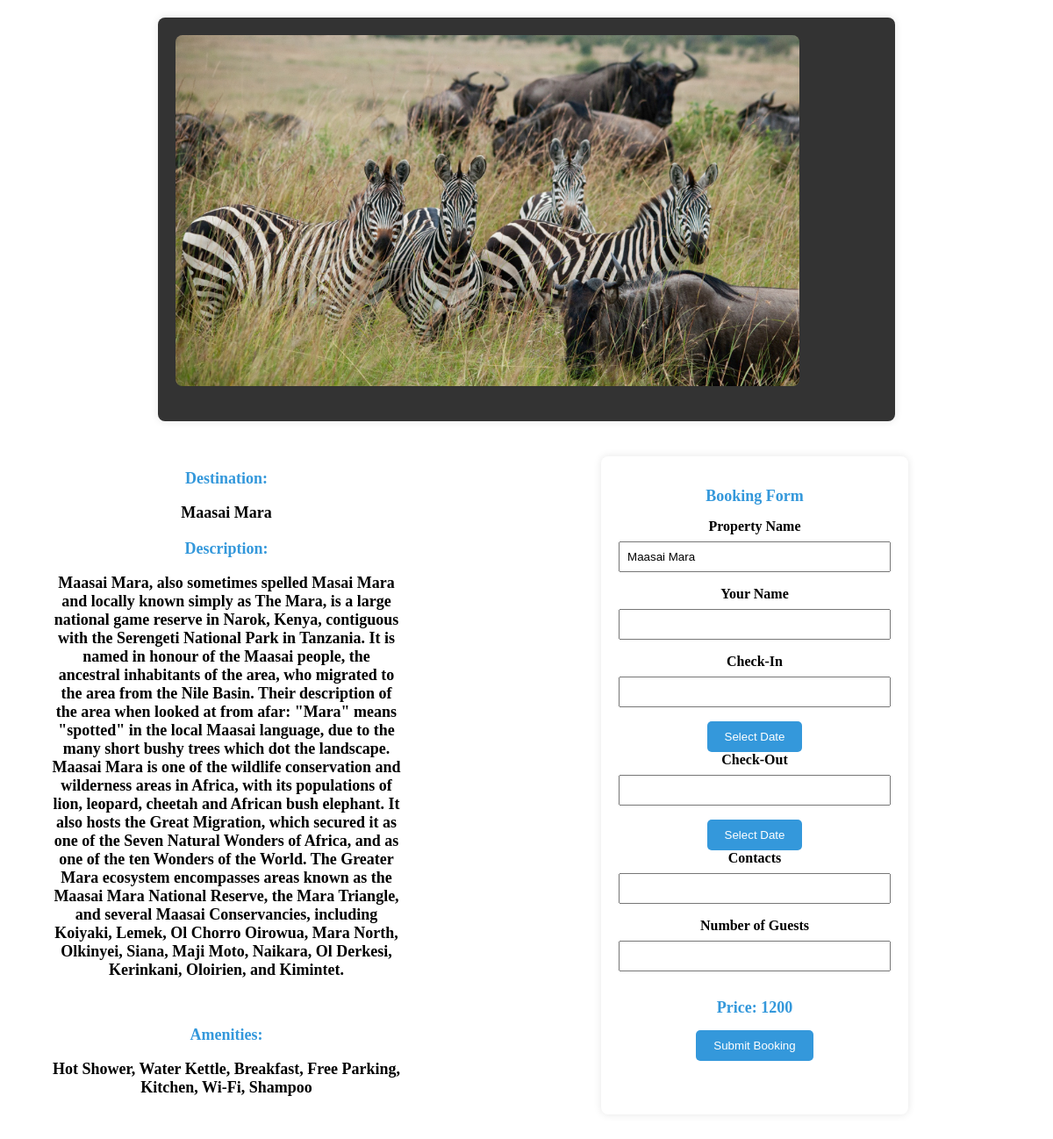
Page /booking_destination/ on the committed database.
### tables this page shows
CREATE TABLE destinations (
            id INTEGER PRIMARY KEY,
            destination_name TEXT NOT NULL,
            destination_image BLOB NOT NULL,
            description TEXT NOT NULL,
            thumbnail BLOB NOT NULL,
            img1 BLOB NOT NULL,
            img2 BLOB NOT NULL,
            img3 BLOB NOT NULL,
            img4 BLOB NOT NULL,
            Price INTEGER NOT NULL,
            Amenities TEXT NOT NULL,
            admin_id INTEGER NOT NULL,
            Type TEXT NOT NULL,
            FOREIGN KEY (admin_id) REFERENCES admins (id)
        );

### app.py (the view)
@app.route('/booking_destination/', defaults={'destination_id': None})
@app.route('/booking_destination/<int:destination_id>')
def destination_booking(destination_id):
    try:
        with sqlite3.connect('users.db') as connection:
            cursor = connection.cursor()
            if destination_id is None:
                cursor.execute("SELECT id FROM destinations ORDER BY RANDOM() LIMIT 1")
                destination_id = cursor.fetchone()[0]
            cursor.execute("SELECT * FROM destinations WHERE id=?", (destination_id,))
            destinations_data = cursor.fetchone()
        if destinations_data:
            return render_template('destination_booking.html', destinations_data=destinations_data)
        else:
            return render_template('error.html', error='destination not found')
    except Exception as e:
        print(f"Error fetching destination information: {e}")
        return render_template('error.html', error=str(e))

### templates/destination_booking.html (shortened to what this page needs)
<!DOCTYPE html>
<html lang="en">
<head>
   <link rel="stylesheet" href="https://cdnjs.cloudflare.com/ajax/libs/pikaday/1.8.2/css/pikaday.css" />
<link rel="stylesheet" href="https://cdn.jsdelivr.net/npm/sweetalert2@11/dist/sweetalert2.min.css">
</head>
<body>
    <div class="booking-details-container">
        <img src="/{{ destinations_data[4] }}" alt="{{ destinations_data[0] }}" class="property-image">
        <div class="additional-images-container">
        </div>
        </div>
        <div class="container">
        <div class="booking-details-container1">
            <h2>Destination: <p>{{ destinations_data[1] }}</p></h2>
            <h2>Description: <p>{{ destinations_data[3] }}</p></h2><br>
            <h2>Amenities: <p>{{ destinations_data[10] }}</p></h2>
        </div>
        <div class="booking-details-container2">
            <h2>Booking Form</h2>
            <form action="/submit_destination_booking" method="post">
                <label for="destination_name">Property Name</label>
                <input type="text" id="destination_name" name="destination_name" value="{{ destinations_data[1] }}" readonly>
                <label for="guest_name">Your Name</label>
                <input type="text" id="guest_name" name="guest_name" required>
                <label for="check_in">Check-In</label>
                <input type="text" id="check_in" name="check_in" readonly>
                <button type="button" onclick="openCalendar('check_in')">Select Date</button>
                <label for="check_out">Check-Out</label>
                <input type="text" id="check_out" name="check_out" readonly>
                <button type="button" onclick="openCalendar('check_out')">Select Date</button>
                <label for="contacts">Contacts</label>
                <input type="text" id="contacts" name="contacts" required>
                <label for="guests">Number of Guests</label>
                <input type="number" id="guests" name="guests" required>
                <div id="price-section">
                    <h2>Price: <span id="calculated-price">{{ destinations_data[9] }}</span></h2>
                </div>
                <button type="button" onclick="showPopupForm()">Submit Booking</button>
                            </form>
        </div>
        </div>
</body>
</html>

### templates/destination_booking.html (style rules this page uses)
.booking-details-container { max-width: 800px; margin: 20px auto; background-color: #333; padding: 20px; border-radius: 8px; box-shadow: 0 0 10px rgba(0, 0, 0, 0.1); text-align: center; display: flex; align-items: center; }
.booking-details-container1 { max-width: 400px; background-color: white; padding: 20px; border-radius: 8px; box-shadow: 0 0 10px rgba(0, 0, 0, 0.0); text-align: center; align-self: start; margin-left: 0; }
.booking-details-container2 { max-width: 400px; background-color: white; padding: 20px; border-radius: 8px; box-shadow: 0 0 10px rgba(0, 0, 0, 0.0); text-align: center; margin-left: auto; }
.property-image { width: 100%; height: 400px; border-radius: 8px; margin-bottom: 20px; display: block; margin-left: auto; margin-right: auto; }
.additional-images-container { display: grid; grid-template-rows: repeat(2, 1fr); grid-template-columns: repeat(2, 1fr); gap: 10px; margin-bottom: 20px; margin-left: 50px; margin-right: 50px; }
h2 { color: #3498db; font-size: large; }
p { color: black; margin-bottom: 20px; }
.container { display: flex; }
.booking-details-container1, .booking-details-container2 { max-width: 400px; background-color: white; padding: 20px; border-radius: 8px; box-shadow: 0 0 10px rgba(0, 0, 0, 0.0); text-align: center; margin: 0 50px; }
.booking-details-container1 { align-self: start; margin-left: 30px; }
.booking-details-container2 { margin-left: auto; }
.booking-details-container2 { max-width: 400px; margin: 20px auto; background-color: #fff; padding: 20px; border-radius: 8px; box-shadow: 0 0 10px rgba(0, 0, 0, 0.1); }
label { display: block; margin-bottom: 8px; font-weight: bold; }
input { width: 100%; padding: 8px; margin-bottom: 16px; box-sizing: border-box; }
button { background-color: #3498db; color: #fff; padding: 10px 20px; border: none; border-radius: 5px; cursor: pointer; }

### rows in the picture
destinations: thumbnail (picture), destination_name "Maasai Mara", description "Maasai Mara, also sometimes spelled Masai Mara and locally known simply as The Mara, is a large national game reserve in Narok, Kenya, contiguous with the Serengeti National Park in Tanzania. It is named in honour of the Maasai people, the ancestral inhabitants of the area, who migrated to the area from the Nile Basin. Their description of the area when looked at from afar: \"Mara\" means \"spotted\" in the local Maasai language, due to the many short bushy trees which dot the landscape. Maasai Mara is one of the wildlife conservation and wilderness areas in Africa, with its populations of lion, leopard, cheetah and African bush elephant. It also hosts the Great Migration, which secured it as…", Amenities "Hot Shower, Water Kettle, Breakfast, Free Parking, Kitchen, Wi-Fi, Shampoo", Price "1200"
